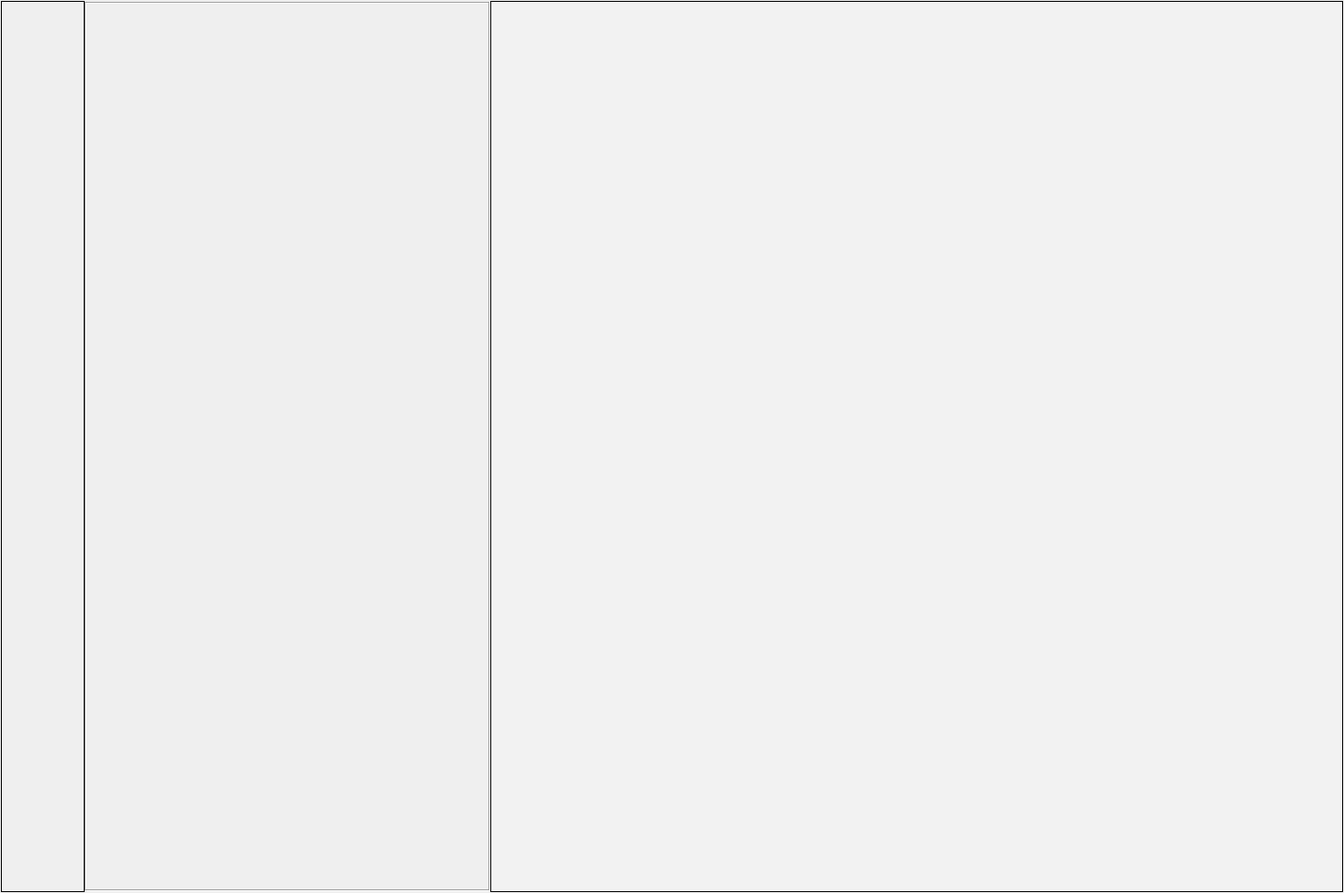
<?xml version="1.0" encoding="UTF-8"?>
<ui version="4.0">
 <class>MainWindow</class>
 <widget class="QMainWindow" name="MainWindow">
  <property name="geometry">
   <rect>
    <x>0</x>
    <y>0</y>
    <width>1461</width>
    <height>971</height>
   </rect>
  </property>
  <property name="minimumSize">
   <size>
    <width>0</width>
    <height>960</height>
   </size>
  </property>
  <property name="windowTitle">
   <string>QQ</string>
  </property>
  <property name="windowIcon">
   <iconset resource="../qqicons.qrc">
    <normaloff>:/qqicons/qrc/QQicon.svg</normaloff>:/qqicons/qrc/QQicon.svg</iconset>
  </property>
  <widget class="QWidget" name="centralWidget">
   <layout class="QGridLayout" name="gridLayout_11" rowstretch="1,1000,1" columnstretch="1,1000,1">
    <property name="leftMargin">
     <number>0</number>
    </property>
    <property name="topMargin">
     <number>0</number>
    </property>
    <property name="rightMargin">
     <number>0</number>
    </property>
    <property name="bottomMargin">
     <number>0</number>
    </property>
    <property name="spacing">
     <number>0</number>
    </property>
    <item row="0" column="1">
     <spacer name="verticalSpacer_21">
      <property name="orientation">
       <enum>Qt::Vertical</enum>
      </property>
      <property name="sizeHint" stdset="0">
       <size>
        <width>20</width>
        <height>7</height>
       </size>
      </property>
     </spacer>
    </item>
    <item row="1" column="0">
     <spacer name="horizontalSpacer_35">
      <property name="orientation">
       <enum>Qt::Horizontal</enum>
      </property>
      <property name="sizeHint" stdset="0">
       <size>
        <width>12</width>
        <height>20</height>
       </size>
      </property>
     </spacer>
    </item>
    <item row="1" column="1">
     <layout class="QHBoxLayout" name="majorSectionHLayout">
      <property name="spacing">
       <number>0</number>
      </property>
      <item>
       <widget class="LeftBar" name="frmTab">
        <property name="sizePolicy">
         <sizepolicy hsizetype="Fixed" vsizetype="Preferred">
          <horstretch>0</horstretch>
          <verstretch>0</verstretch>
         </sizepolicy>
        </property>
        <property name="minimumSize">
         <size>
          <width>91</width>
          <height>600</height>
         </size>
        </property>
        <property name="maximumSize">
         <size>
          <width>91</width>
          <height>16777215</height>
         </size>
        </property>
        <property name="frameShape">
         <enum>QFrame::Box</enum>
        </property>
       </widget>
      </item>
      <item>
       <widget class="QStackedWidget" name="stkwThumbnail">
        <property name="sizePolicy">
         <sizepolicy hsizetype="Fixed" vsizetype="Preferred">
          <horstretch>0</horstretch>
          <verstretch>0</verstretch>
         </sizepolicy>
        </property>
        <property name="minimumSize">
         <size>
          <width>441</width>
          <height>0</height>
         </size>
        </property>
        <property name="maximumSize">
         <size>
          <width>441</width>
          <height>16777215</height>
         </size>
        </property>
        <property name="styleSheet">
         <string notr="true"/>
        </property>
        <property name="currentIndex">
         <number>0</number>
        </property>
        <widget class="QWidget" name="pageInfoList">
         <layout class="QGridLayout" name="gridLayout_7" rowstretch="1,1000,1" columnstretch="1,1000,1">
          <property name="leftMargin">
           <number>0</number>
          </property>
          <property name="topMargin">
           <number>0</number>
          </property>
          <property name="rightMargin">
           <number>0</number>
          </property>
          <property name="bottomMargin">
           <number>0</number>
          </property>
          <property name="spacing">
           <number>0</number>
          </property>
          <item row="0" column="1">
           <spacer name="verticalSpacer_12">
            <property name="orientation">
             <enum>Qt::Vertical</enum>
            </property>
            <property name="sizeHint" stdset="0">
             <size>
              <width>20</width>
              <height>6</height>
             </size>
            </property>
           </spacer>
          </item>
          <item row="1" column="0">
           <spacer name="horizontalSpacer_18">
            <property name="orientation">
             <enum>Qt::Horizontal</enum>
            </property>
            <property name="sizeHint" stdset="0">
             <size>
              <width>1</width>
              <height>20</height>
             </size>
            </property>
           </spacer>
          </item>
          <item row="1" column="2">
           <spacer name="horizontalSpacer_20">
            <property name="orientation">
             <enum>Qt::Horizontal</enum>
            </property>
            <property name="sizeHint" stdset="0">
             <size>
              <width>48</width>
              <height>20</height>
             </size>
            </property>
           </spacer>
          </item>
          <item row="2" column="1">
           <spacer name="verticalSpacer_13">
            <property name="orientation">
             <enum>Qt::Vertical</enum>
            </property>
            <property name="sizeHint" stdset="0">
             <size>
              <width>20</width>
              <height>98</height>
             </size>
            </property>
           </spacer>
          </item>
          <item row="1" column="1">
           <widget class="QScrollArea" name="sldInfoList">
            <property name="styleSheet">
             <string notr="true"/>
            </property>
            <property name="frameShape">
             <enum>QFrame::Box</enum>
            </property>
            <property name="widgetResizable">
             <bool>true</bool>
            </property>
            <widget class="InfoListWidget" name="frmInfoList">
             <property name="geometry">
              <rect>
               <x>0</x>
               <y>0</y>
               <width>437</width>
               <height>961</height>
              </rect>
             </property>
             <property name="styleSheet">
              <string notr="true"/>
             </property>
            </widget>
           </widget>
          </item>
         </layout>
        </widget>
        <widget class="QWidget" name="pageFriends">
         <layout class="QGridLayout" name="gridLayout_9" rowstretch="1,1000,1" columnstretch="1,1000,1">
          <property name="leftMargin">
           <number>0</number>
          </property>
          <property name="topMargin">
           <number>0</number>
          </property>
          <property name="rightMargin">
           <number>0</number>
          </property>
          <property name="bottomMargin">
           <number>0</number>
          </property>
          <property name="spacing">
           <number>0</number>
          </property>
          <item row="0" column="1">
           <spacer name="verticalSpacer_17">
            <property name="orientation">
             <enum>Qt::Vertical</enum>
            </property>
            <property name="sizeHint" stdset="0">
             <size>
              <width>20</width>
              <height>6</height>
             </size>
            </property>
           </spacer>
          </item>
          <item row="1" column="0">
           <spacer name="horizontalSpacer_24">
            <property name="orientation">
             <enum>Qt::Horizontal</enum>
            </property>
            <property name="sizeHint" stdset="0">
             <size>
              <width>1</width>
              <height>20</height>
             </size>
            </property>
           </spacer>
          </item>
          <item row="1" column="1">
           <layout class="QVBoxLayout" name="verticalLayout_6" stretch="10,55">
            <property name="spacing">
             <number>0</number>
            </property>
            <item>
             <widget class="QWidget" name="wFriendsFunc" native="true">
              <property name="sizePolicy">
               <sizepolicy hsizetype="Preferred" vsizetype="Fixed">
                <horstretch>0</horstretch>
                <verstretch>0</verstretch>
               </sizepolicy>
              </property>
              <property name="minimumSize">
               <size>
                <width>0</width>
                <height>148</height>
               </size>
              </property>
              <property name="maximumSize">
               <size>
                <width>16777215</width>
                <height>148</height>
               </size>
              </property>
              <property name="styleSheet">
               <string notr="true">QWidget{
	border-top: 1px solid black;
	border-bottom: 1px solid black;
	border-left: 1px solid black;
	border-right:1px solid black;
	background-color: rgb(255, 255, 255);
}</string>
              </property>
              <layout class="QGridLayout" name="gridLayout_8" rowstretch="8,100,1" columnstretch="1,1000,1">
               <property name="leftMargin">
                <number>0</number>
               </property>
               <property name="topMargin">
                <number>5</number>
               </property>
               <property name="rightMargin">
                <number>0</number>
               </property>
               <property name="bottomMargin">
                <number>0</number>
               </property>
               <property name="spacing">
                <number>0</number>
               </property>
               <item row="0" column="1">
                <spacer name="verticalSpacer_15">
                 <property name="orientation">
                  <enum>Qt::Vertical</enum>
                 </property>
                 <property name="sizeHint" stdset="0">
                  <size>
                   <width>20</width>
                   <height>6</height>
                  </size>
                 </property>
                </spacer>
               </item>
               <item row="1" column="0">
                <spacer name="horizontalSpacer_22">
                 <property name="orientation">
                  <enum>Qt::Horizontal</enum>
                 </property>
                 <property name="sizeHint" stdset="0">
                  <size>
                   <width>1</width>
                   <height>20</height>
                  </size>
                 </property>
                </spacer>
               </item>
               <item row="1" column="1">
                <layout class="QVBoxLayout" name="verticalLayout_5">
                 <property name="spacing">
                  <number>8</number>
                 </property>
                 <item>
                  <layout class="QHBoxLayout" name="horizontalLayout_6" stretch="1,6,1">
                   <item>
                    <spacer name="horizontalSpacer_19">
                     <property name="orientation">
                      <enum>Qt::Horizontal</enum>
                     </property>
                     <property name="sizeHint" stdset="0">
                      <size>
                       <width>38</width>
                       <height>20</height>
                      </size>
                     </property>
                    </spacer>
                   </item>
                   <item>
                    <widget class="QPushButton" name="btnAddFriend">
                     <property name="sizePolicy">
                      <sizepolicy hsizetype="Preferred" vsizetype="Fixed">
                       <horstretch>0</horstretch>
                       <verstretch>0</verstretch>
                      </sizepolicy>
                     </property>
                     <property name="minimumSize">
                      <size>
                       <width>0</width>
                       <height>59</height>
                      </size>
                     </property>
                     <property name="maximumSize">
                      <size>
                       <width>16777215</width>
                       <height>59</height>
                      </size>
                     </property>
                     <property name="font">
                      <font>
                       <family>微软雅黑</family>
                       <pointsize>12</pointsize>
                      </font>
                     </property>
                     <property name="styleSheet">
                      <string notr="true">QPushButton{
	color: rgb(35, 35, 35);
	background-color: rgb(255, 255, 255);
	border: 1px solid;
	border-color: rgb(211, 211, 211);
	border-radius: 10px;
}

QPushButton:hover{
	background-color: rgb(236, 236, 236);
}

QPushButton:pressed{
	color: rgb(108, 108, 108);
	background-color: rgb(224, 224, 224);
}</string>
                     </property>
                     <property name="text">
                      <string>添加好友</string>
                     </property>
                     <property name="icon">
                      <iconset resource="../qqicons.qrc">
                       <normaloff>:/qqicons/qrc/add_friend.svg</normaloff>:/qqicons/qrc/add_friend.svg</iconset>
                     </property>
                    </widget>
                   </item>
                   <item>
                    <spacer name="horizontalSpacer_21">
                     <property name="orientation">
                      <enum>Qt::Horizontal</enum>
                     </property>
                     <property name="sizeHint" stdset="0">
                      <size>
                       <width>38</width>
                       <height>20</height>
                      </size>
                     </property>
                    </spacer>
                   </item>
                  </layout>
                 </item>
                 <item>
                  <widget class="ExpandButton" name="btnFriendsInfo">
                   <property name="sizePolicy">
                    <sizepolicy hsizetype="Preferred" vsizetype="Fixed">
                     <horstretch>0</horstretch>
                     <verstretch>0</verstretch>
                    </sizepolicy>
                   </property>
                   <property name="minimumSize">
                    <size>
                     <width>0</width>
                     <height>61</height>
                    </size>
                   </property>
                   <property name="maximumSize">
                    <size>
                     <width>16777215</width>
                     <height>61</height>
                    </size>
                   </property>
                   <property name="font">
                    <font>
                     <family>微软雅黑</family>
                     <pointsize>11</pointsize>
                    </font>
                   </property>
                   <property name="styleSheet">
                    <string notr="true">QPushButton{
	text-align: left;
	border-top: none;
	border-bottom: none;
	padding: 0px 20px 0px 20px;
	color: rgb(42, 42, 42);
	background-color: rgb(255, 255, 255);
	/*border-radius: 5px;*/
}

QPushButton:hover{
	
	background-color: rgb(240, 240, 240);
}

QPushButton:pressed{
	background-color: rgb(224, 224, 224);
}</string>
                   </property>
                   <property name="text">
                    <string>好友通知</string>
                   </property>
                  </widget>
                 </item>
                </layout>
               </item>
               <item row="1" column="2">
                <spacer name="horizontalSpacer_23">
                 <property name="orientation">
                  <enum>Qt::Horizontal</enum>
                 </property>
                 <property name="sizeHint" stdset="0">
                  <size>
                   <width>38</width>
                   <height>20</height>
                  </size>
                 </property>
                </spacer>
               </item>
               <item row="2" column="1">
                <spacer name="verticalSpacer_14">
                 <property name="orientation">
                  <enum>Qt::Vertical</enum>
                 </property>
                 <property name="sizeHint" stdset="0">
                  <size>
                   <width>20</width>
                   <height>3</height>
                  </size>
                 </property>
                </spacer>
               </item>
              </layout>
             </widget>
            </item>
            <item>
             <widget class="FriendListWidget" name="trFriendLists">
              <property name="font">
               <font>
                <family>微软雅黑</family>
                <pointsize>11</pointsize>
               </font>
              </property>
              <property name="styleSheet">
               <string notr="true"/>
              </property>
              <property name="indentation">
               <number>0</number>
              </property>
              <property name="columnCount">
               <number>2</number>
              </property>
              <attribute name="headerVisible">
               <bool>false</bool>
              </attribute>
              <column>
               <property name="text">
                <string>name</string>
               </property>
              </column>
              <column>
               <property name="text">
                <string>count</string>
               </property>
              </column>
             </widget>
            </item>
           </layout>
          </item>
          <item row="1" column="2">
           <spacer name="horizontalSpacer_26">
            <property name="orientation">
             <enum>Qt::Horizontal</enum>
            </property>
            <property name="sizeHint" stdset="0">
             <size>
              <width>68</width>
              <height>20</height>
             </size>
            </property>
           </spacer>
          </item>
          <item row="2" column="1">
           <spacer name="verticalSpacer_16">
            <property name="orientation">
             <enum>Qt::Vertical</enum>
            </property>
            <property name="sizeHint" stdset="0">
             <size>
              <width>20</width>
              <height>58</height>
             </size>
            </property>
           </spacer>
          </item>
         </layout>
        </widget>
       </widget>
      </item>
      <item>
       <widget class="QStackedWidget" name="stkwDetail">
        <property name="minimumSize">
         <size>
          <width>900</width>
          <height>0</height>
         </size>
        </property>
        <property name="frameShape">
         <enum>QFrame::Box</enum>
        </property>
        <property name="currentIndex">
         <number>0</number>
        </property>
        <widget class="QWidget" name="pageNull">
         <property name="styleSheet">
          <string notr="true">QWidget{
	background-color: rgb(242, 242, 242);
	background-image: url(:/qqicons/qrc/qq_pure.svg);
	background-repeat: no-repeat;
	background-position: center;
}</string>
         </property>
        </widget>
        <widget class="ChatMessageWidget" name="pageChatMessage"/>
        <widget class="FriendInfoWidget" name="pageFriendInfo">
         <property name="sizePolicy">
          <sizepolicy hsizetype="Preferred" vsizetype="Preferred">
           <horstretch>0</horstretch>
           <verstretch>0</verstretch>
          </sizepolicy>
         </property>
         <property name="minimumSize">
          <size>
           <width>0</width>
           <height>0</height>
          </size>
         </property>
         <property name="maximumSize">
          <size>
           <width>16777215</width>
           <height>16777215</height>
          </size>
         </property>
         <property name="styleSheet">
          <string notr="true"/>
         </property>
        </widget>
        <widget class="FriendNoticeWidget" name="pageFriendNotice"/>
       </widget>
      </item>
     </layout>
    </item>
    <item row="1" column="2">
     <spacer name="horizontalSpacer_36">
      <property name="orientation">
       <enum>Qt::Horizontal</enum>
      </property>
      <property name="sizeHint" stdset="0">
       <size>
        <width>118</width>
        <height>20</height>
       </size>
      </property>
     </spacer>
    </item>
    <item row="2" column="1">
     <spacer name="verticalSpacer_22">
      <property name="orientation">
       <enum>Qt::Vertical</enum>
      </property>
      <property name="sizeHint" stdset="0">
       <size>
        <width>20</width>
        <height>68</height>
       </size>
      </property>
     </spacer>
    </item>
   </layout>
  </widget>
 </widget>
 <layoutdefault spacing="6" margin="11"/>
 <customwidgets>
  <customwidget>
   <class>ExpandButton</class>
   <extends>QPushButton</extends>
   <header location="global">FriendListWidget.h</header>
  </customwidget>
  <customwidget>
   <class>FriendListWidget</class>
   <extends>QTreeWidget</extends>
   <header location="global">FriendListWidget.h</header>
  </customwidget>
  <customwidget>
   <class>LeftBar</class>
   <extends>QFrame</extends>
   <header location="global">LeftBar.h</header>
   <container>1</container>
  </customwidget>
  <customwidget>
   <class>ChatMessageWidget</class>
   <extends>QWidget</extends>
   <header location="global">ChatMessageWidget.h</header>
   <container>1</container>
  </customwidget>
  <customwidget>
   <class>FriendInfoWidget</class>
   <extends>QWidget</extends>
   <header location="global">FriendInfoWidget.h</header>
   <container>1</container>
  </customwidget>
  <customwidget>
   <class>FriendNoticeWidget</class>
   <extends>QWidget</extends>
   <header location="global">FriendNoticeWidget.h</header>
   <container>1</container>
  </customwidget>
  <customwidget>
   <class>InfoListWidget</class>
   <extends>QWidget</extends>
   <header location="global">InfoListWidget.h</header>
   <container>1</container>
  </customwidget>
 </customwidgets>
 <resources>
  <include location="../qqicons.qrc"/>
  <include location="../qqicons.qrc"/>
 </resources>
 <connections/>
</ui>
